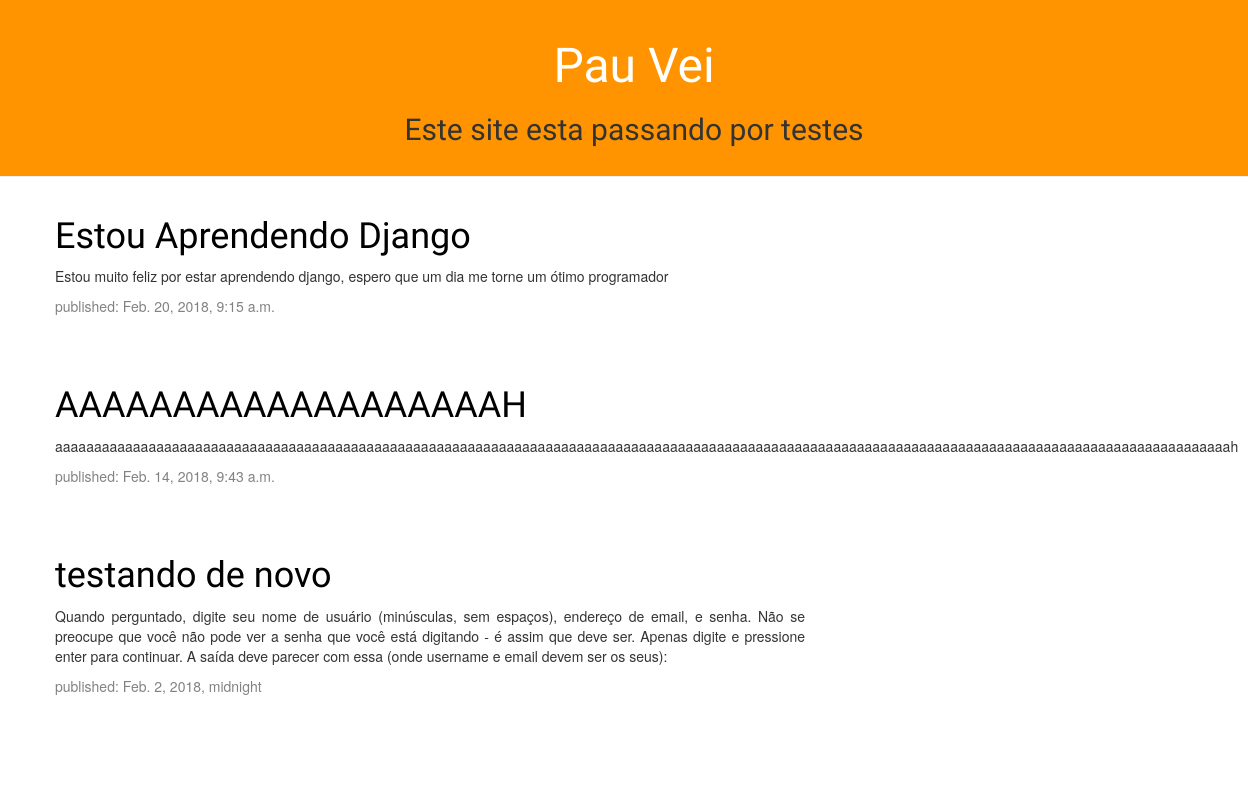
/, run on an earlier commit of the app's database.
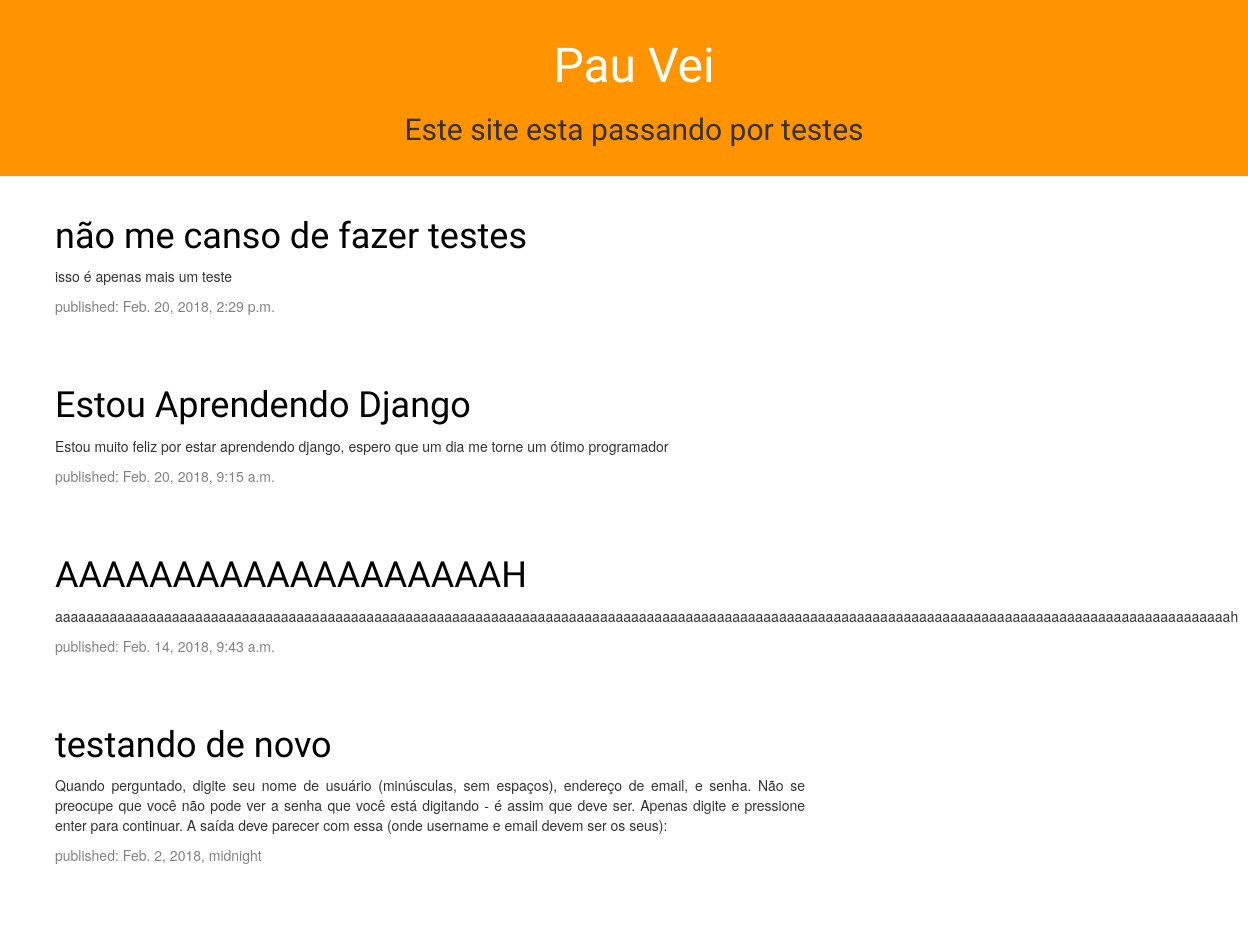
And on a later commit of the database.
### blog/models.py (models this page shows, shortened)
class Post(models.Model):
	author = models.ForeignKey('auth.User')
	title = models.CharField(max_length=200)
	text = models.TextField()
	created_date = models.DateTimeField(default=timezone.now)
	published_date = models.DateTimeField(blank=True, null=True)

### blog/views.py (the view)
# urls.py: url(r'^$', views.post_list, name='post_list'),
def post_list(request):
	posts = Post.objects.filter(published_date__lte=timezone.now()).order_by('-published_date')
	return render(request, 'blog/post_list.html', {'posts': posts})

### blog/templates/blog/post_list.html
{% extends 'blog/base.html' %}
{% block content %}
{% for post in posts %}
	<div class="post">
		<h1><a href="{% url 'post_detail' pk=post.pk %}">{{ post.title }}</a></h1>
		<p>{{ post.text|linebreaksbr }}</p>
		<div class="date">
			<p>published: {{ post.published_date }}</p>
		</div>
	</div>
{% endfor %}
{% endblock %}

What changed in the data, as far as the page shows it:
added Post: title "não me canso de fazer testes", text "isso é apenas mais um teste", published_date "Feb. 20, 2018, 2:29 p.m."
